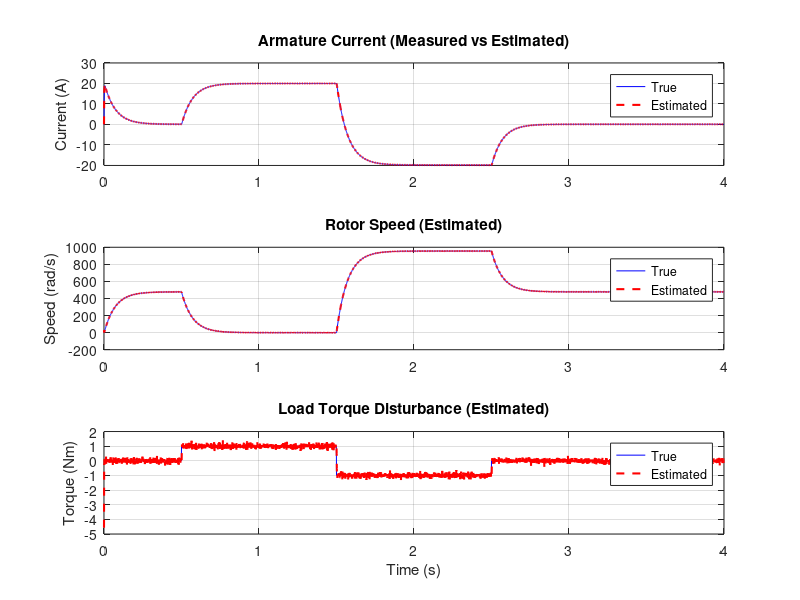

Write MATLAB code to recreate this figure.
% Augmented_KF_DCMotor.m
% Discrete Kalman Filter for State and Disturbance Estimation
clear; clc; close all;

%% 1. Motor Parameters (from init.m)
Ra = 1.2;       % Armature resistance [Ohms]
La = 0.0015;    % Armature inductance [H]
Kt = 0.05;      % Torque constant [Nm/A]
Ke = 0.05;      % Back-EMF constant [V/(rad/s)]
J  = 1.5e-4;    % Rotor inertia [kg*m^2]
B  = 1.0e-5;    % Viscous friction [Nms/rad]

%% 2. Augmented Continuous-Time System
% x_aug = [i_a; w_m; T_L]
A_aug = [-Ra/La, -Ke/La,    0;
          Kt/J,   -B/J,  -1/J;
          0,       0,       0];

Bu_aug = [1/La; 
          0; 
          0];

C_aug = [1, 0, 0];  % Only i_a is measured
D_aug = 0;

%% 3. Discretization
Ts = 1e-3; % 1 ms sampling time
sys_c = ss(A_aug, Bu_aug, C_aug, D_aug);
sys_d = c2d(sys_c, Ts, 'zoh');

Ad = sys_d.A;
Bd = sys_d.B;
Cd = sys_d.C;

%% 4. Kalman Filter Initialization
% Tuning Matrices
% Q represents confidence in our model. High value on T_L (index 3,3) 
% tells the filter to expect the disturbance to change.
Q = diag([1e-4, 1e-4, 5e-2]); 

% R represents measurement noise covariance (sensor noise variance)
R = 1e-3; 

% Initial Conditions
x_est = [0; 0; 0];    % Initial state estimate
P     = eye(3);       % Initial error covariance

%% 5. Simulation Setup
t_sim = 4;                  % Simulation time [s]
N     = t_sim / Ts;         % Number of samples
t     = (0:N-1) * Ts;       % Time vector

% Inputs and Disturbances
v_a = 24 * ones(1, N);      % 24V step input
T_L_true = zeros(1, N);
T_L_true(t >= 0.5) = 1;   % 0.2 Nm load step at t = 0.5s
T_L_true(t >= 1.5) = -1;   % 0.2 Nm load step at t = 0.5s
T_L_true(t >= 2.5) = 0;   % 0.2 Nm load step at t = 0.5s

% True plant state and measurement initialization
x_true = [0; 0; 0];
y_meas = zeros(1, N);

% Storage arrays for plotting
x_true_history = zeros(3, N);
x_est_history  = zeros(3, N);

%% 6. Simulation and Kalman Filter Loop
for k = 1:N
    % --- PLANT SIMULATION ---
    % Add simulated process noise and measurement noise
    w_proc = [1e-3*randn; 1e-3*randn; 0]; % Noise on true states
    v_meas = sqrt(R) * randn;             % Sensor noise
    
    % Force the true disturbance into the state vector for simulation
    x_true(3) = T_L_true(k); 
    
    % Output measurement
    y_meas(k) = Cd * x_true + v_meas;
    
    % Store true states
    x_true_history(:, k) = x_true;
    
    % Plant state evolution (using discrete equations)
    x_true = Ad * x_true + Bd * v_a(k) + w_proc;
    
    % --- KALMAN FILTER ---
    % 1. Predict Step (Time Update)
    x_pred = Ad * x_est + Bd * v_a(k);
    P_pred = Ad * P * Ad' + Q;
    
    % 2. Update Step (Measurement Update)
    K = P_pred * Cd' / (Cd * P_pred * Cd' + R);    % Kalman Gain
    x_est = x_pred + K * (y_meas(k) - Cd * x_pred); % State Update
    P = (eye(3) - K * Cd) * P_pred;                 % Covariance Update
    
    % Store estimates
    x_est_history(:, k) = x_est;
end

%% 7. Plotting Results
figure(1);

subplot(3,1,1);
plot(t, x_true_history(1,:), 'b', t, x_est_history(1,:), 'r--', 'LineWidth', 1.5);
ylabel('Current (A)'); title('Armature Current (Measured vs Estimated)');
legend('True', 'Estimated'); grid on;

subplot(3,1,2);
plot(t, x_true_history(2,:), 'b', t, x_est_history(2,:), 'r--', 'LineWidth', 1.5);
ylabel('Speed (rad/s)'); title('Rotor Speed (Estimated)');
legend('True', 'Estimated'); grid on;

subplot(3,1,3);
plot(t, T_L_true, 'b', t, x_est_history(3,:), 'r--', 'LineWidth', 1.5);
ylabel('Torque (Nm)'); xlabel('Time (s)'); title('Load Torque Disturbance (Estimated)');
legend('True', 'Estimated'); grid on;
